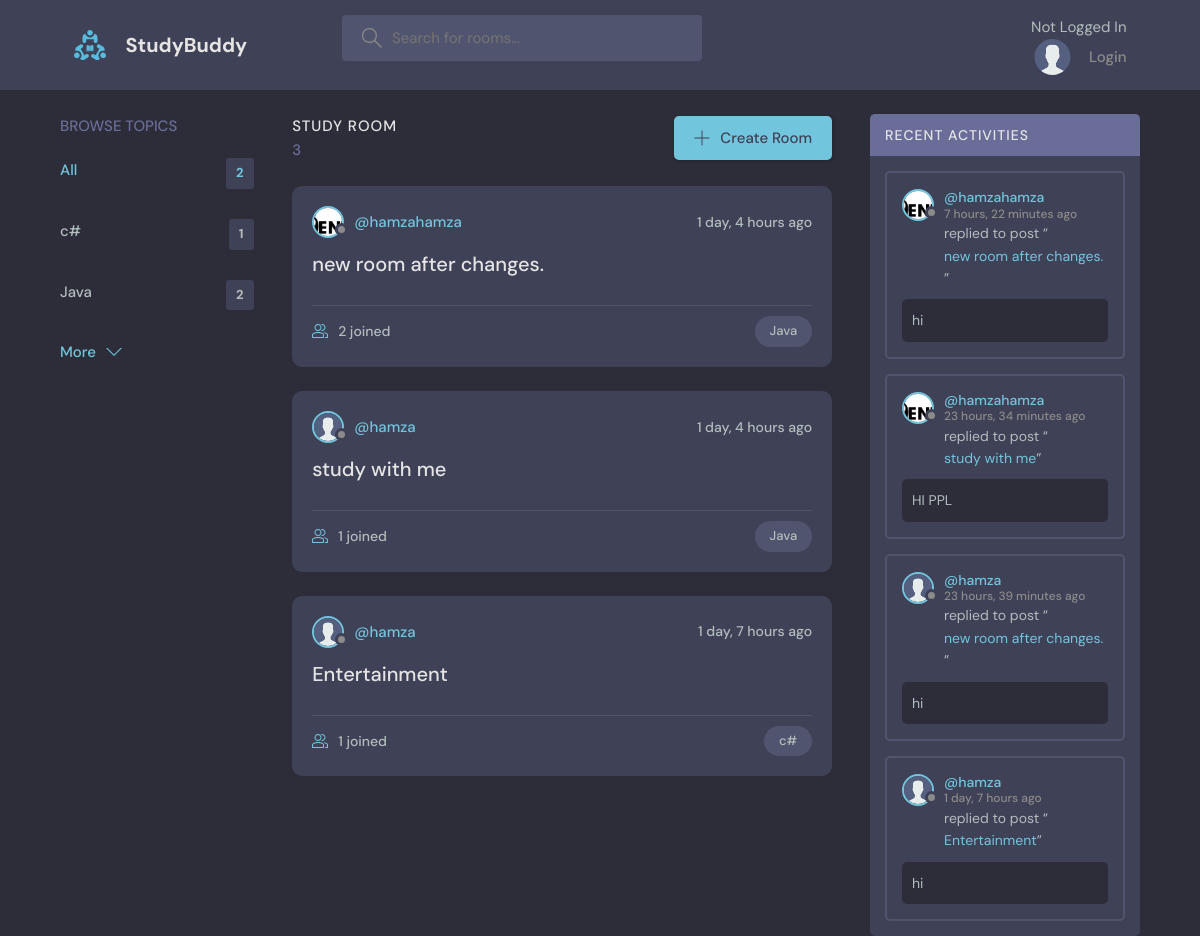
The page / on the database its author committed.
### base/models.py (models this page shows, shortened)
class Topic(models.Model):
    name = models.CharField(max_length=200)

class Room(models.Model):
    host =models.ForeignKey(User, on_delete=models.SET_NULL,null=True)
    topic = models.ForeignKey(Topic, on_delete=models.SET_NULL,null=True)
    name = models.CharField(max_length=200)
    description = models.TextField(null=True, blank=True)
    participants = models.ManyToManyField(User,related_name='participants',blank=True)
    updated = models.DateTimeField(auto_now=True)
    created = models.DateTimeField(auto_now_add=True)
    class Meta:
        ordering= ['-updated','-created']
    def __str__(self) :
        return self.name

class Profile(models.Model):
    user= models.OneToOneField(User,on_delete=models.CASCADE)
    bio = models.TextField(null=True, blank=True)
    avatar= models.ImageField(null=True,default='avatar.svg')

class message(models.Model):
    user = models.ForeignKey(User,on_delete=models.CASCADE)
    room = models.ForeignKey(Room, on_delete=models.CASCADE)
    body = models.TextField()
    updated = models.DateTimeField(auto_now=True)
    created = models.DateTimeField(auto_now_add=True)
    class Meta:
        ordering= ['-updated','-created']

### base/views.py (the view)
# urls.py: path('',views.home,name='home'),
def home(request):
    q=request.GET.get('q') if request.GET.get('q') != None else ''
    rooms=Room.objects.filter(
        Q(topic__name__icontains=q) |
        Q(name__icontains=q) |
        Q(description__icontains=q)
    )
    topics=Topic.objects.all()[0:5]
    room_count = rooms.count()
    room_messages = message.objects.filter(
        Q(room__topic__name__icontains=q)
    )
    context= {'rooms':rooms,'topics':topics,
    'room_count':room_count,'room_messages':room_messages }
    return render(request, 'base/home.html',context)

### base/templates/base/home.html (shortened to what this page needs)
{% extends 'main.html' %}
{%block content %}
    <main class="layout layout--3">
      <div class="container">
        {% include 'base/topics_component.html' %}
        <div class="roomList">
          <div class="roomList__header">
            <div>
              <h2>Study Room</h2>
              <p>{{ room_count }}</p>
            </div>
            <a class="btn btn--main" href="{% url 'create-room'%}">
              <svg version="1.1" xmlns="http://www.w3.org/2000/svg" width="32" height="32" viewBox="0 0 32 32">
                <title>add</title>
                <path
                  d="M16.943 0.943h-1.885v14.115h-14.115v1.885h14.115v14.115h1.885v-14.115h14.115v-1.885h-14.115v-14.115z"
                ></path>
              </svg>
              Create Room
            </a>
          </div>
          {% include 'base/feed_component.html'%}
        </div>
        {% include 'base/activity_component.html'%}
      </div>
    </main>
 {%endblock%}

### base/templates/base/topics_component.html
<div class="topics">
    <div class="topics__header">
      <h2>Browse Topics</h2>
    </div>
    <ul class="topics__list">
      <li>
        <a href="{%url 'home'%}" class="active">All <span>{{topics.count}}</span></a>
      </li>
      {%for topic in topics%}
      <li>
        <a href="{% url 'home' %}?q={{topic.name}}">{{topic.name}} <span>{{topic.room_set.all.count}}</span></a>
      </li>
    {%endfor%}
    </ul>
    <a class="btn btn--link" href="{%url 'browse-topics' %}">
      More
      <svg version="1.1" xmlns="http://www.w3.org/2000/svg" width="32" height="32" viewBox="0 0 32 32">
        <title>chevron-down</title>
        <path d="M16 21l-13-13h-3l16 16 16-16h-3l-13 13z"></path>
      </svg>
    </a>
  </div>

### base/templates/base/feed_component.html (shortened to what this page needs)
{%for room in rooms  %}
<div class="roomListRoom">
  <div class="roomListRoom__header">
    <a href="{%url 'user-profile' room.host.id%}" class="roomListRoom__author">
      <div class="avatar avatar--small">
        <img src="{{room.host.profile.avatar.url}}" />
      </div>
      <span>@{{room.host.username}}</span>
    </a>
    <div class="roomListRoom__actions">
      <span>{{room.created|timesince}} ago</span>
    </div>
  </div>
  <div class="roomListRoom__content">
    <a href="{% url 'room' room.id %}">{{room.name}}</a>
  </div>
  <div class="roomListRoom__meta">
    <a href="{% url 'room' room.id %}" class="roomListRoom__joined">
      {{room.participants.all.count}} joined
    </a>
    <p class="roomListRoom__topic"> {{room.topic.name}} </p>
  </div>
</div>
{%endfor%}

### base/templates/base/activity_component.html (shortened to what this page needs)
<div class="activities">
    <div class="activities__header">
      <h2>Recent Activities</h2>
    </div>
    {%for msg in room_messages%}
    <div class="activities__box">
      <div class="activities__boxHeader roomListRoom__header">
        <a href="{% url 'user-profile' msg.user.id %}" class="roomListRoom__author">
          <div class="avatar avatar--small">
            <img src="{{msg.user.profile.avatar.url}}" />
          </div>
          <p>
            @{{msg.user}}
            <span>{{msg.created|timesince}} ago</span>
          </p>
        </a>
      </div>
      <div class="activities__boxContent">
        <p>replied to post “<a href="{% url 'room' msg.room.id%}">{{msg.room}}</a>”</p>
        <div class="activities__boxRoomContent">
          {{msg.body}}
        </div>
      </div>
    </div>
    {%endfor%}
  </div>

### rows shown on the page
Topic: name "c#", room_set.all.count "1"
Topic: name "Java", room_set.all.count "2"
Room: host.profile.avatar (picture), host.username "hamzahamza", created "1 day, 4 hours", name "new room after changes.", participants.all.count "2", topic.name "Java"
Room: host.profile.avatar (placeholder picture), host.username "hamza", created "1 day, 4 hours", name "study with me", participants.all.count "1", topic.name "Java"
Room: host.profile.avatar (placeholder picture), host.username "hamza", created "1 day, 7 hours", name "Entertainment", participants.all.count "1", topic.name "c#"
message: user.profile.avatar (picture), user "hamzahamza", created "7 hours, 22 minutes", room "new room after changes.", body "hi"
message: user.profile.avatar (picture), user "hamzahamza", created "23 hours, 34 minutes", room "study with me", body "HI PPL"
message: user.profile.avatar (placeholder picture), user "hamza", created "23 hours, 39 minutes", room "new room after changes.", body "hi"
message: user.profile.avatar (placeholder picture), user "hamza", created "1 day, 7 hours", room "Entertainment", body "hi"

### other values the page prints
{{ topics.count }} "2"
{{ room_count }} "3"
